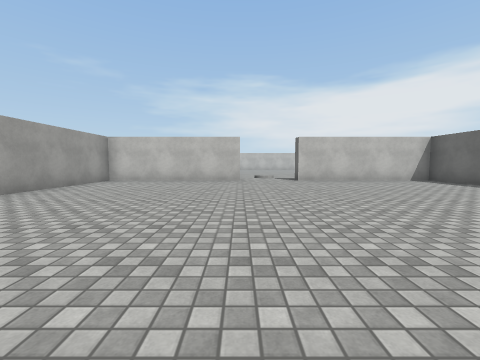
view 1 (above)

14 first-person views from a walk through a 3-D level made in the Unity game engine. The camera is 1.2 m above the floor, tilts 4° down and sees 90° across. Doors are open. The floor is counted in squares, 2 m on a side. Each view is taken from the middle of a square. On the plan, view 1 faces up. The plan holds only what a view shows up to about 9 squares ahead; the rest is blank. The player character is not drawn. Surface patterns are stand-ins for the level's own textures.

view 2
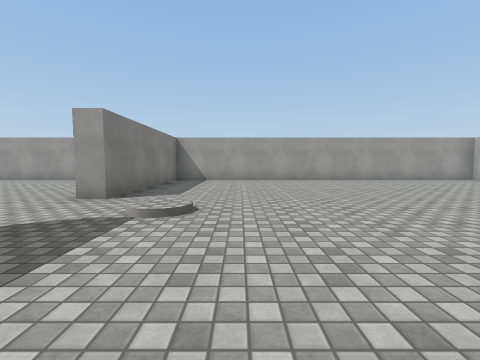

view 3
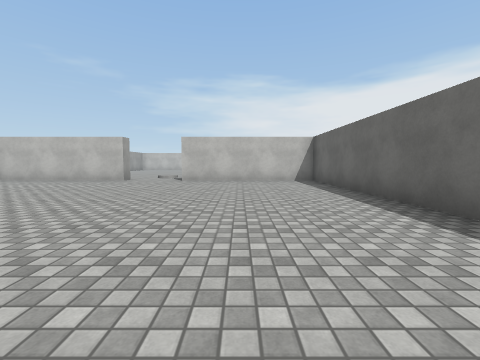

view 4
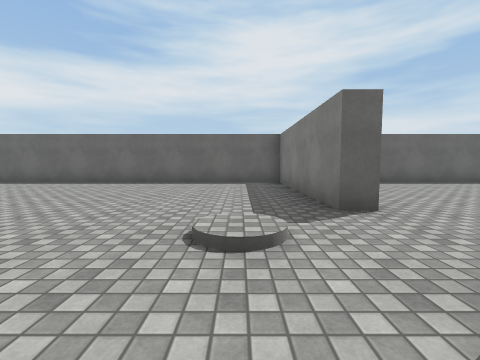

view 5
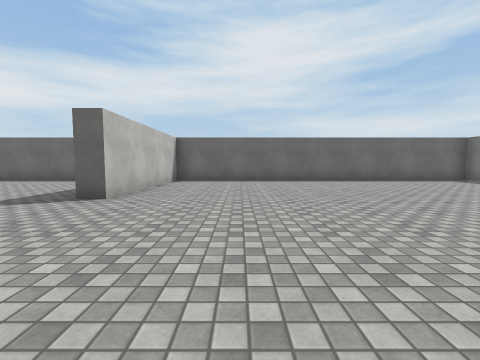

view 6
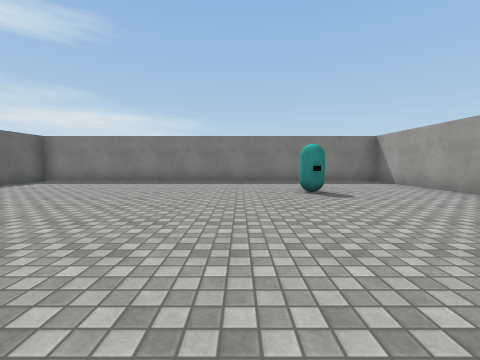

view 7
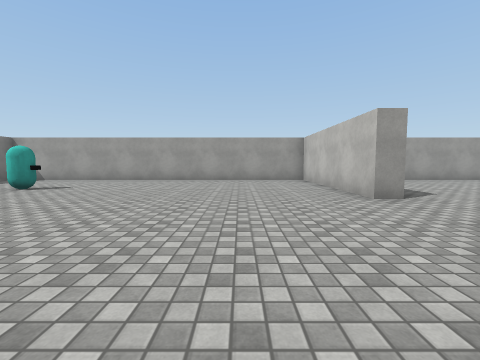

view 8
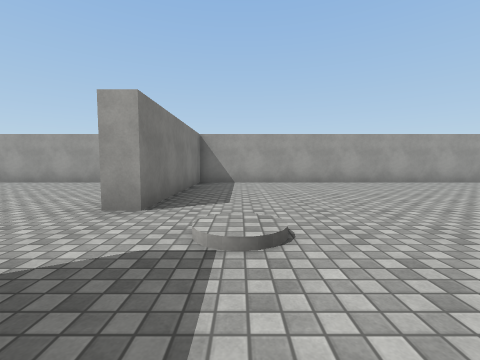

view 9
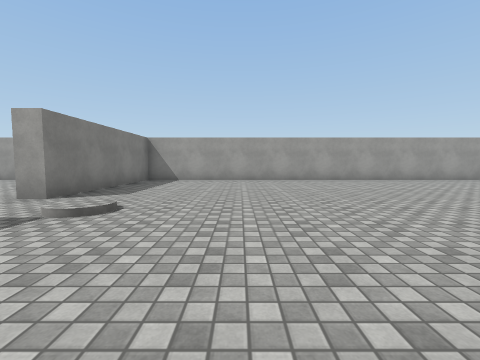

view 10
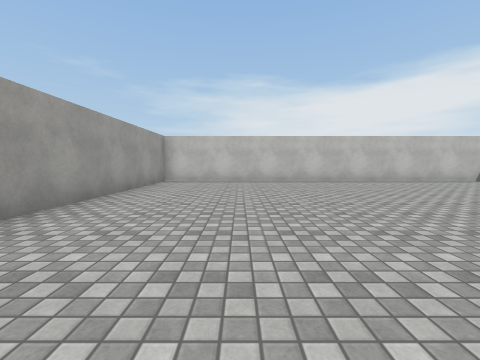

view 11
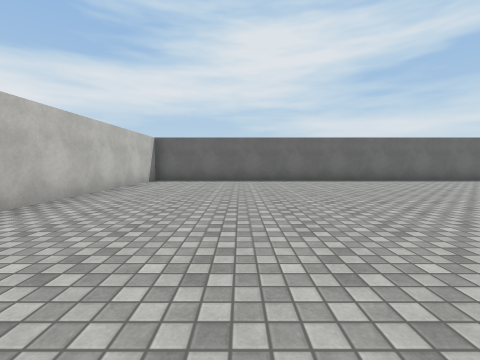

view 12
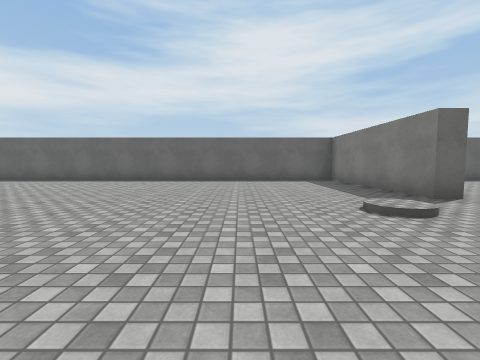

view 13
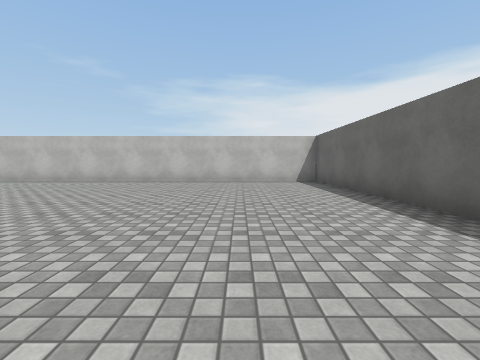

view 14
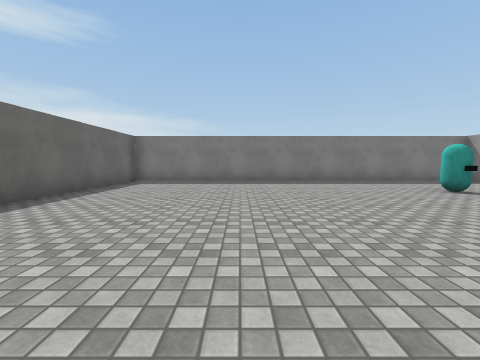

### Floor plan
Ten units are one square. View 1 is at (0, 0); x grows to the right and y downward. Boxes are objects, and circles mark ways between rooms. Rooms are numbered by the first view taken in them; rooms with no view inside come last. Other rooms are left out.
<svg viewBox="-50 -215 120 350">
<path fill="none" stroke="#000" d="M0 -82 -45 -82 -45 22 0 22M20 22 65 22 65 -82 20 -82M0 28 -45 28 -45 130 65 130 65 28 20 28M20 -88 65 -88 65 -210 -45 -210 -45 -88 0 -88"/>
<rect x="-25" y="95" width="10" height="10" fill="#bbb"><title>other object</title></rect>
<circle cx="10" cy="25" r="3" fill="#2a7"/>
<circle cx="10" cy="-85" r="3" fill="#2a7"/>
<text x="10" y="-30">1</text>
<text x="10" y="80">2</text>
<text x="10" y="-150">3</text>
</svg>
Room 1 opens to room 2. Room 1 opens to room 3.

Where each view was taken, in squares from view 1:
view 1: 0 up, 0 right, facing up
view 2: 0 up, 4 right, facing left
view 3: 0 up, 4 right, facing up
view 4: 1 down, 1 left, facing right
view 5: 5 down, 2 left, facing right
view 6: 5 down, 0 right, facing down
view 7: 5 down, 4 right, facing left
view 8: 10 up, 3 right, facing left
view 9: 12 up, 4 right, facing left
view 10: 13 up, 2 left, facing up
view 11: 18 up, 2 left, facing right
view 12: 12 up, 2 left, facing right
view 13: 13 up, 4 right, facing up
view 14: 5 down, 3 right, facing down
